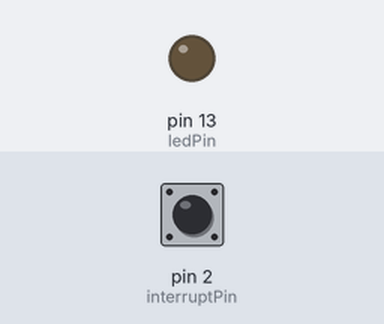
Bench run of a sketch on a simulated Arduino Uno, built with avr-gcc and run on an emulated ATmega328P. Parts: output pins drawn as LEDs (lit = HIGH). The test bench sets the inputs (shaded band); at power-on: pin 2 (interruptPin) HIGH.

Above: at 1.2 s.
1.3 s: pin 2 (interruptPin) pulled LOW for 0.15 s
At 2.6 s:
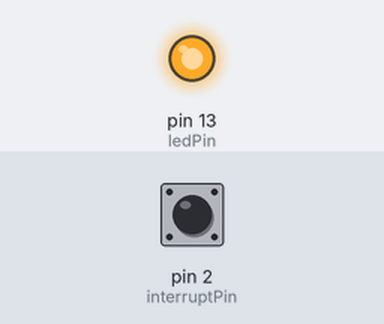
2.9 s: pin 2 (interruptPin) pulled LOW for 1 s
At 4.7 s:
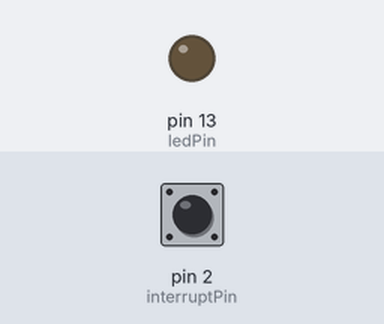
5.4 s: pin 2 (interruptPin) pulled LOW for 3.2 s
At 9.0 s:
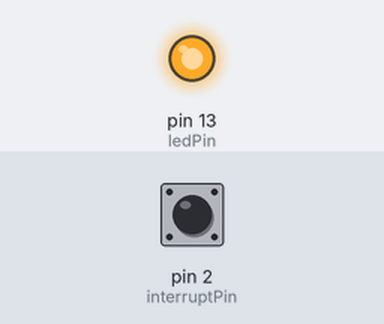
Timing chart, 0 to 10.5 s (numbered marks = the images above; inputs shaded):
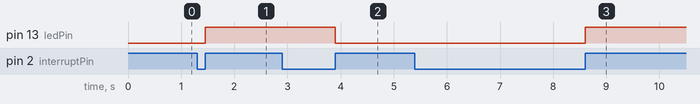

The sketch:

sketch_dec04a.ino
```cpp
// Setze den Pin für die LED auf 13
const byte ledPin = 13;
// Setze den Interruptpin auf 2
const byte interruptPin = 2;
// Definiere eine globale volatile Variable für den Status der LED
volatile byte state = LOW;

void setup() {
  // Lege den Pin für die LED als Outputpin fest
  pinMode(ledPin, OUTPUT);
  // Lege den Interruptpin als Inputpin mit Pullupwiderstand fest
  pinMode(interruptPin, INPUT_PULLUP);
  // Lege die ISR 'blink' auf den Interruptpin mit Modus 'CHANGE':
  // "Bei wechselnder Flanke auf dem Interruptpin" --> "Führe die ISR aus"
  attachInterrupt(digitalPinToInterrupt(interruptPin), blink, RISING);
}
// Neue Version erstellt
// Neue Version erstellt
// Neue Version erstellt


void loop() {
  // Schreibe den Status der LED auf den LED-Pin zurück:
  // "Schalte die LED an oder aus"
  for (int i = 0; i < 10000; i++) {
    digitalWrite(ledPin, state);
  }
}
//haudi
void blink() {
  // Invertiere den Status: "Lass die LED blinken von HIGH auf LOW/ an auf aus"
  state = !state;
}
```

Measured:
- after the input at 1.3 s, pin 13 (ledPin): LOW → HIGH after 0.15 s
- after the input at 2.9 s, pin 13 (ledPin): HIGH → LOW after 1.0 s
- after the input at 5.4 s, pin 13 (ledPin): LOW → HIGH after 3.2 s
